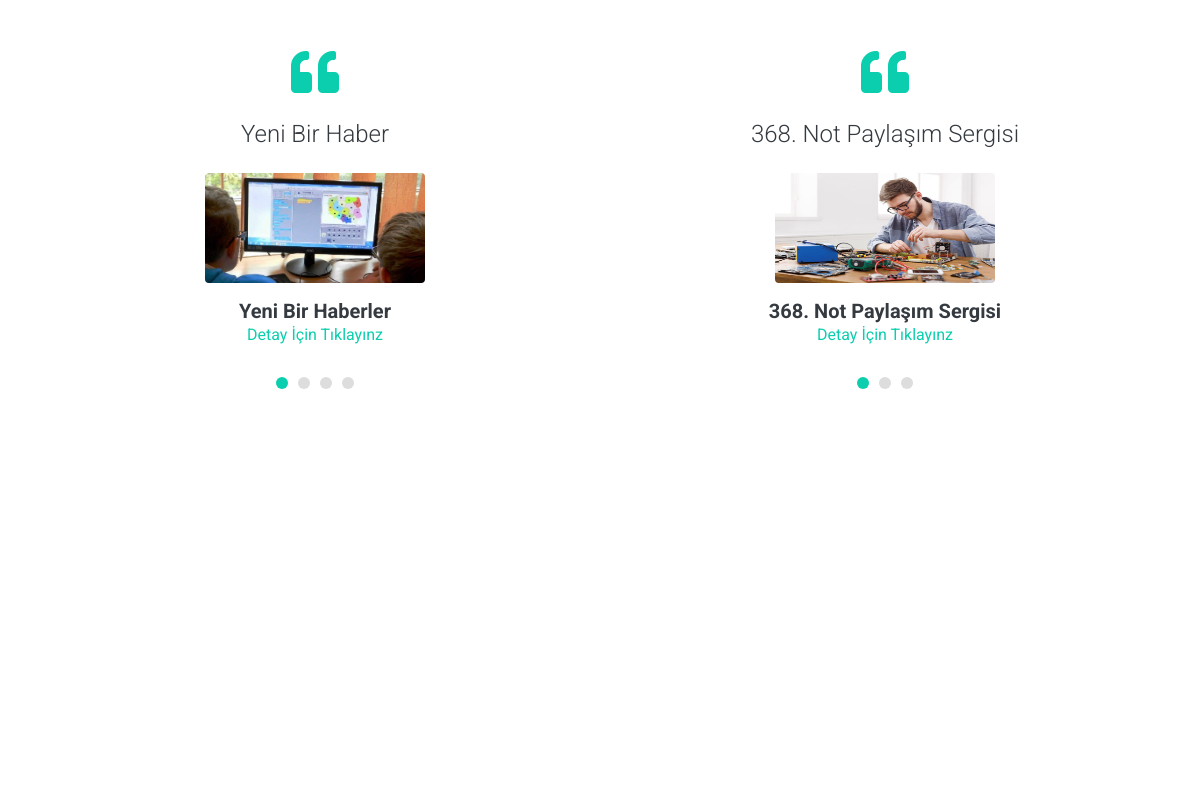
Screenshot of /curriculumVitae/news/ with the database file from the repository.
### content/models.py (models this page shows, shortened)
class Content(models.Model):
    TYPE=(
        ('menu', 'menu'),
        ('haber', 'haber'),
        ('duyuru', 'duyuru'),
        ('etkinlik', 'etkinlik'),
    )
    STATUS=(
        ('True', 'Evet'),
        ('False', 'Hayır'),
    )
    user=models.ForeignKey(User, on_delete=models.SET_NULL, null=True)
    menu=models.OneToOneField(Menu, null=True, blank=True, on_delete=models.CASCADE)
    type=models.CharField(max_length=15,choices=TYPE)
    title=models.CharField(max_length=160)
    keywords=models.CharField(blank=True,max_length=255)
    description=models.CharField(blank=True, max_length=255)
    image=models.ImageField(blank=True, null=True, upload_to='images/')
    detail=RichTextUploadingField()
    slug=models.SlugField(null=False, unique=True)
    status=models.CharField(max_length=15, choices=STATUS)
    create_at=models.DateTimeField(auto_now_add=True)
    update_at=models.DateTimeField(auto_now=True)
    def image_tag(self):
        return mark_safe('<img src="{}" height="40"/>'.format(self.image.url))
    image_tag.short_description="Image"

### curriculumVitae/views.py (the view)
# urls.py: path('news/', views.news, name='news'),
def news(request):
    news=Content.objects.filter(type='haber', status='True').order_by('-id')[:10]
    announcements=Content.objects.filter(type='duyuru', status='True').order_by('-id')[:10]
    context= {
        'news': news,
        'announcements': announcements,
    }
    return render(request, 'news.html', context)

### curriculumVitae/templates/news.html (shortened to what this page needs)
{% load static %}
<!DOCTYPE html>
<html lang="tr">
<head>
    <link href="https://cdnjs.cloudflare.com/ajax/libs/font-awesome/5.10.0/css/all.min.css" rel="stylesheet">
    <link href="{% static "cv/lib/owlcarousel/assets/owl.carousel.min.css" %}" rel="stylesheet">
    <link href="{% static "cv/lib/lightbox/css/lightbox.min.css" %}" rel="stylesheet">
    <link href="{% static "cv/css/style.css" %}" rel="stylesheet">
</head>
<body data-spy="scroll" data-target=".navbar" data-offset="51">
<div class="container-fluid py-5" id="testimonial">
    <div class="container">
        <div class="row justify-content-center">
            <div class="col-lg-6">
                <div class="owl-carousel testimonial-carousel">
                    {% for rs in news %}
                    <div class="text-center">
                        <i class="fa fa-3x fa-quote-left text-primary mb-4"></i>
                        <h4 class="font-weight-light mb-4"> {{rs.description}}</h4>
                        <img class="img-fluid rounded mx-auto mb-3" src="{{rs.image.url}}" style="width: 220px; height: 110px;">
                        <h5 class="font-weight-bold m-0"> {{rs.title}} </h5>
                        <span> <a href="/contents/{{rs.id}}/{{rs.slug}}" target="_blank"> Detay İçin Tıklayınz  </a> </span>
                    </div>
                    {% endfor %}
                </div>
            </div>
            <div class="col-lg-6">
                <div class="owl-carousel testimonial-carousel">
                    {% for rs in announcements %}
                    <div class="text-center">
                        <i class="fa fa-3x fa-quote-left text-primary mb-4"></i>
                        <h4 class="font-weight-light mb-4"> {{rs.description}}</h4>
                        <img class="img-fluid rounded mx-auto mb-3" src="{{rs.image.url}}" style="width: 220px; height: 110px;">
                        <h5 class="font-weight-bold m-0"> {{rs.title}} </h5>
                        <span> <a href="/contents/{{rs.id}}/{{rs.slug}}" target="_blank" > Detay İçin Tıklayınz  </a> </span>
                    </div>
                    {% endfor %}
                </div>
            </div>
        </div>
    </div>
</div>
    <i class="fa fa-2x fa-angle-down text-white scroll-to-bottom"></i>
</body>
</html>

### rows the page displays
Content: description "Yeni Bir Haber", image (picture), title "Yeni Bir Haberler"
Content: description "368. Not Paylaşım Sergisi", image (picture), title "368. Not Paylaşım Sergisi"
